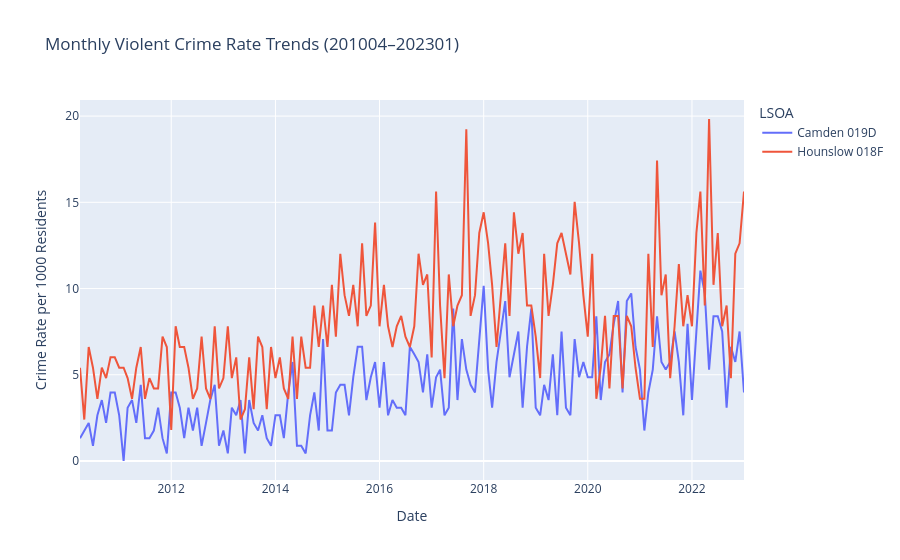

Here is the notebook cell this chart was saved with:
### Code cell
crime_long_all['month'] = pd.to_datetime(crime_long_all['month'], format='%Y%m')

fig = px.line(crime_long_all, 
        x='month', 
        y='crimerate', 
        color='LSOA11NM',
        title = 'Monthly Violent Crime Rate Trends (201004–202301)')

fig.update_layout(
    xaxis_title="Date",
    yaxis_title="Crime Rate per 1000 Residents",
    legend_title_text = 'LSOA')

fig.show()

### Figure 1 — Plotly figure (JSON) as saved in the notebook; plotly's stock layout.template omitted (floating-point values rounded to 4 significant figures; data arrays with more than 128 entries replaced by an {"elided": "..."} marker saying what was removed)
{"data": [{"hovertemplate": "LSOA11NM=Camden 019D<br>month=%{x}<br>crimerate=%{y}<extra></extra>", "legendgroup": "Camden 019D", "line": {"color": "#636efa", "dash": "solid"}, "marker": {"symbol": "circle"}, "mode": "lines", "name": "Camden 019D", "orientation": "v", "showlegend": true, "type": "scatter", "x": {"elided": "154 str values"}, "xaxis": "x", "y": {"elided": "154 float values"}, "yaxis": "y"}, {"hovertemplate": "LSOA11NM=Hounslow 018F<br>month=%{x}<br>crimerate=%{y}<extra></extra>", "legendgroup": "Hounslow 018F", "line": {"color": "#EF553B", "dash": "solid"}, "marker": {"symbol": "circle"}, "mode": "lines", "name": "Hounslow 018F", "orientation": "v", "showlegend": true, "type": "scatter", "x": {"elided": "154 str values"}, "xaxis": "x", "y": {"elided": "154 float values"}, "yaxis": "y"}], "layout": {"autosize": true, "legend": {"title": {"text": "LSOA"}, "tracegroupgap": 0}, "title": {"text": "Monthly Violent Crime Rate Trends (201004–202301)"}, "xaxis": {"anchor": "y", "autorange": true, "domain": [0, 1], "range": ["2010-04-01", "2023-01-01"], "title": {"text": "Date"}, "type": "date"}, "yaxis": {"anchor": "x", "autorange": true, "domain": [0, 1], "range": [-1.102, 20.93], "title": {"text": "Crime Rate per 1000 Residents"}, "type": "linear"}}}
